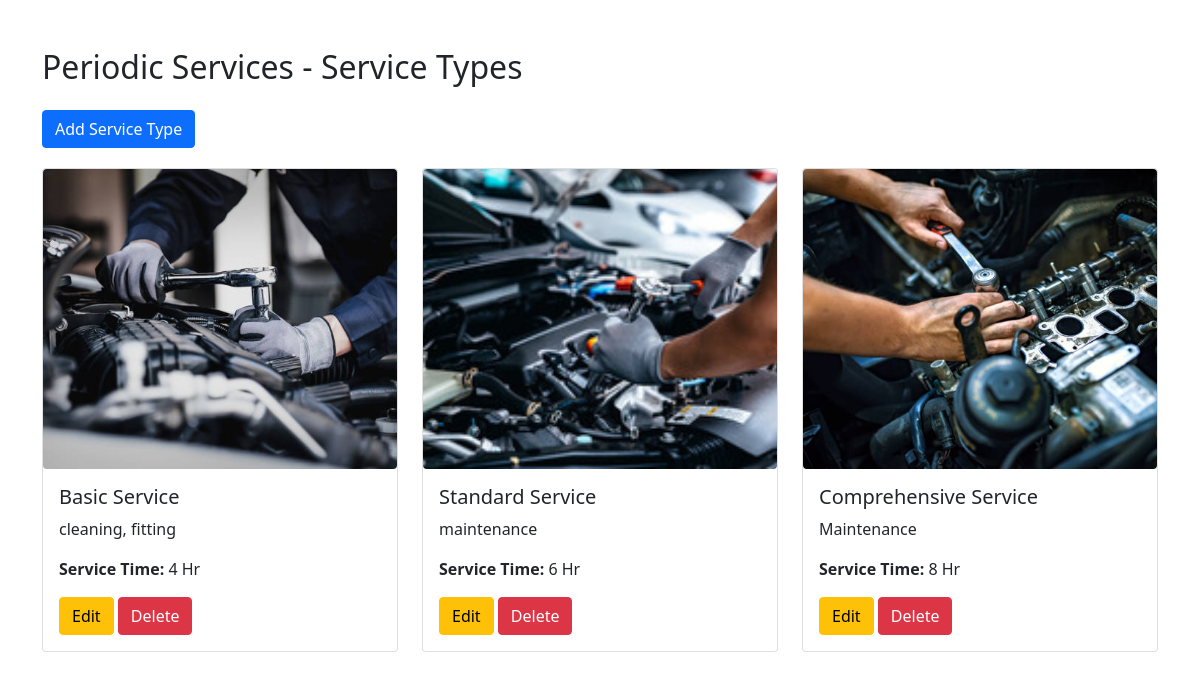
/cst_admin/service-categories/2/service-types/, run on the app's committed database.
### autocareweb/models.py (models this page shows, shortened)
class ServiceCategory(models.Model):
    name = models.CharField(max_length=100, unique=True)
    image = models.ImageField(upload_to='service_category_images/', blank=True, null=True)
    description = models.TextField()

class ServiceType(models.Model):
    name = models.CharField(max_length=100)
    category = models.ForeignKey(ServiceCategory, related_name='service_types', on_delete=models.CASCADE)
    image = models.ImageField(upload_to='service_type_images/', blank=True, null=True)
    description = models.TextField()
    service_time= models.IntegerField(default=60)

### autocareweb/views.py (the view)
def service_type_list(request, category_id):
    category = get_object_or_404(ServiceCategory, pk=category_id)
    service_types = category.service_types.all()  # Fetch related service types
    if request.method == 'POST':
        form = ServiceTypeForm(request.POST, request.FILES)
        if form.is_valid():
            service_type = form.save(commit=False)
            service_type.category = category
            service_type.save()
            messages.success(request, 'Service type added successfully.')
            return redirect('service_type_list', category_id=category_id)
    else:
        form = ServiceTypeForm()
    return render(request, 'admin/service/service_type_list.html', {
        'category': category,
        'service_types': service_types,
        'form': form  # Pass the form to the template
    })

### templates/admin/service/service_type_list.html (shortened to what this page needs)
{% load static %}
<!DOCTYPE html>
<html lang="en">
<head>
    <link rel="stylesheet" href="https://cdn.jsdelivr.net/npm/bootstrap@5.1.3/dist/css/bootstrap.min.css">
</head>
<body>
<div class="container mt-5">
    <h2 class="mb-4">{{ category.name }} - Service Types</h2>
    <button type="button" class="btn btn-primary add-btn" data-bs-toggle="modal" data-bs-target="#addServiceTypeModal">
        Add Service Type
    </button>
    <div class="row">
        {% for service_type in service_types %}
        <div class="col-md-4">
            <div class="card">
                {% if service_type.image %}
                    <img src="{{ service_type.image.url }}" class="card-img-top img-fit" alt="{{ service_type.name }}">
                {% endif %}
                <div class="card-body">
                    <h5 class="card-title">{{ service_type.name }}</h5>
                    <p class="card-text">{{ service_type.description }}</p>
                    <p class="card-text"><strong>Service Time:</strong> {{ service_type.service_time }} Hr</p>
                    <a href="{% url 'edit_service_type' service_type.pk %}" class="btn btn-warning">Edit</a>
                    <button type="button" class="btn btn-danger" data-bs-toggle="modal" data-bs-target="#deleteModal{{ service_type.pk }}">
                        Delete
                    </button>
                </div>
            </div>
        </div>
        {% endfor %}
    </div>
</div>
</body>
</html>

### templates/admin/service/service_type_list.html (style rules this page uses)
.card { margin-bottom: 20px; }
.add-btn { margin-bottom: 20px; }
.img-fit { width: 100%; height: 300px; object-fit: cover; object-position: center; border-radius: 0.25rem; }

### data on the page
ServiceCategory: name "Periodic Services"
ServiceType: image (picture), name "Basic Service", description "cleaning, fitting", service_time "4"
ServiceType: image (picture), name "Standard Service", description "maintenance", service_time "6"
ServiceType: image (picture), name "Comprehensive Service", description "Maintenance", service_time "8"
